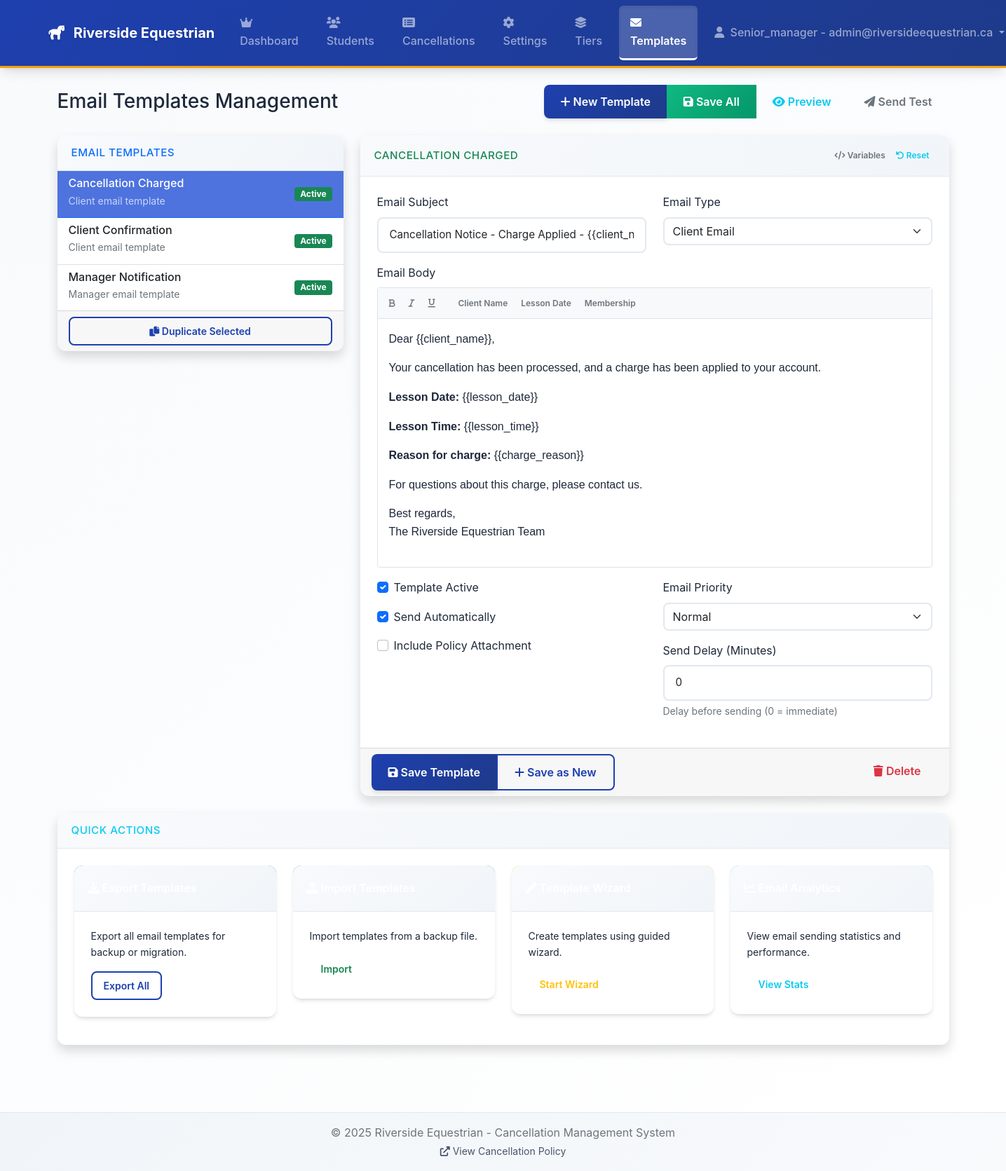
The page /senior/templates (signed in) on the database as committed earlier.
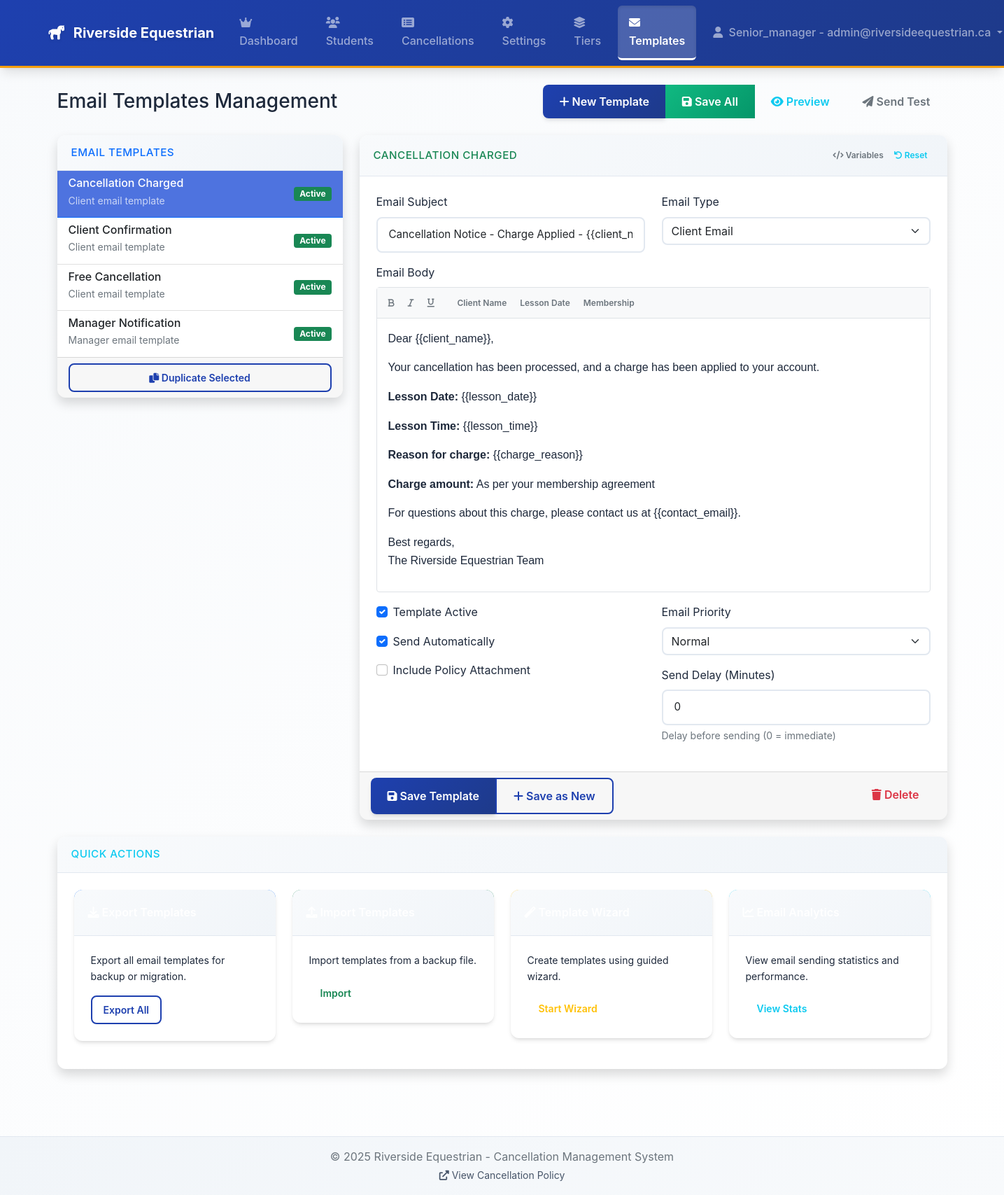
The same page on the database as committed later.
### tables this page shows
CREATE TABLE email_templates (
                id TEXT PRIMARY KEY,
                name TEXT NOT NULL,
                subject TEXT NOT NULL,
                body TEXT NOT NULL,
                type TEXT NOT NULL DEFAULT 'client',
                active BOOLEAN DEFAULT 1,
                auto_send BOOLEAN DEFAULT 1,
                priority TEXT DEFAULT 'normal',
                delay_minutes INTEGER DEFAULT 0,
                include_attachment BOOLEAN DEFAULT 0,
                variables_used TEXT,
                created_at TIMESTAMP DEFAULT CURRENT_TIMESTAMP,
                updated_at TIMESTAMP DEFAULT CURRENT_TIMESTAMP
            );

### app.py (the view)
@app.route("/senior/templates")
@login_required
@senior_admin_required
def senior_templates():
    conn = get_db()
    templates = conn.execute("SELECT * FROM email_templates ORDER BY name").fetchall()
    conn.close()
    return render_template("senior_templates.html", templates=templates)

### app.py (called while the page is built)
def get_db():
    conn = sqlite3.connect(app.config["DATABASE"])
    conn.row_factory = sqlite3.Row
    return conn

def login_required(f):
    @wraps(f)
    def decorated_function(*args, **kwargs):
        if "user_id" not in session:
            return redirect(url_for("login"))
        return f(*args, **kwargs)
    return decorated_function

def senior_admin_required(f):
    @wraps(f)
    def decorated_function(*args, **kwargs):
        if "user_role" not in session or session["user_role"] != "senior_manager":
            flash("Senior manager access required", "error")
            return redirect(url_for("dashboard"))
        return f(*args, **kwargs)
    return decorated_function

@app.context_processor
def inject_now():
    return {"now": datetime.now()}

### templates/senior_templates.html (shortened to what the changed rows need)
{% extends "base.html" %}
{% block content %}
<div class="container-fluid">
  <div class="row">
    <div class="col-12">
      <div class="d-flex justify-content-between align-items-center mb-4">
        <h1 class="h3 mb-0">Email Templates Management</h1>
      </div>
    </div>
  </div>
  <div class="row">
    <div class="col-lg-4">
      <div class="card shadow mb-4">
        <div class="card-body p-0">
          <div class="list-group list-group-flush">
            {% for template in templates %}
            <div
              class="list-group-item template-item {% if loop.first %}active{% endif %}"
              data-template="{{ template.id }}"
              onclick="selectTemplate('{{ template.id }}')"
            >
              <div class="d-flex justify-content-between align-items-center">
                <div>
                  <h6 class="mb-1">{{ template.name }}</h6>
                  <p class="mb-1 text-muted small">
                    {{ template.type|title }} email template
                  </p>
                </div>
                <span class="badge {% if template.active %}bg-success{% else %}bg-secondary{% endif %}">
                  {% if template.active %}Active{% else %}Inactive{% endif %}
                </span>
              </div>
            </div>
            {% endfor %}
          </div>
        </div>
      </div>
    </div>
    <div class="col-lg-8">
      <div class="card shadow mb-4">
        <div
          class="card-header py-3 d-flex justify-content-between align-items-center"
        >
          <h6 class="m-0 font-weight-bold text-success" id="templateTitle">
            {% if templates %}{{ templates[0].name }}{% else %}Email Template{% endif %}
          </h6>
          <div class="btn-group btn-group-sm">
            <button class="btn btn-outline-secondary" onclick="showVariables()">
            </button>
            <button class="btn btn-outline-info" onclick="resetTemplate()">
            </button>
          </div>
        </div>
        <div class="card-body">
          <form id="templateForm">
            <div class="row mb-3">
              <div class="col-md-6">
                <label for="emailSubject" class="form-label"
                  >Email Subject</label
                >
                <input
                  type="text"
                  class="form-control"
                  id="emailSubject"
                  value="{% if templates %}{{ templates[0].subject }}{% endif %}"
                />
              </div>
              <div class="col-md-6">
                <label for="emailType" class="form-label">Email Type</label>
                <select class="form-select" id="emailType">
                  <option value="client" {% if templates and templates[0].type == 'client' %}selected{% endif %}>Client Email</option>
                </select>
              </div>
            </div>
            <div class="mb-3">
              <div class="border rounded" style="min-height: 400px">
                <div
                  id="emailBody"
                  contenteditable="true"
                  class="p-3"
                  style="min-height: 350px; outline: none"
                >
                  {% if templates %}{{ templates[0].body|safe }}{% else %}
                  <p>Dear client_name_placeholder,</p>
                  <p>This is a sample email template.</p>
                  <p>Best regards,<br />The Riverside Equestrian Team</p>
                  {% endif %}
                </div>
              </div>
            </div>
            <div class="row">
              <div class="col-md-6">
                <div class="form-check mb-3">
                  <input
                    class="form-check-input"
                    type="checkbox"
                    id="templateActive"
                    {% if templates and templates[0].active %}checked{% endif %}
                  />
                  <label class="form-check-label" for="templateActive">
                    Template Active
                  </label>
                </div>
                <div class="form-check mb-3">
                  <input
                    class="form-check-input"
                    type="checkbox"
                    id="autoSend"
                    {% if templates and templates[0].auto_send %}checked{% endif %}
                  />
                  <label class="form-check-label" for="autoSend">
                    Send Automatically
                  </label>
                </div>
                <div class="form-check mb-3">
                  <input
                    class="form-check-input"
                    type="checkbox"
                    id="includeAttachment"
                  />
                  <label class="form-check-label" for="includeAttachment">
                    Include Policy Attachment
                  </label>
                </div>
              </div>
              <div class="col-md-6">
                <div class="mb-3">
                  <label for="emailPriority" class="form-label"
                    >Email Priority</label
                  >
                  <select class="form-select" id="emailPriority">
                    <option value="normal" {% if templates and templates[0].priority == 'normal' %}selected{% endif %}>Normal</option>
                  </select>
                </div>
                <div class="mb-3">
                  <label for="delayMinutes" class="form-label"
                    >Send Delay (Minutes)</label
                  >
                  <input
                    type="number"
                    class="form-control"
                    id="delayMinutes"
                    value="{% if templates %}{{ templates[0].delay_minutes or 0 }}{% else %}0{% endif %}"
                    min="0"
                    max="1440"
                  />
                  <div class="form-text">
                    Delay before sending (0 = immediate)
                  </div>
                </div>
              </div>
            </div>
          </form>
        </div>
      </div>
    </div>
  </div>
</div>
{% endblock %}

Rows that differ between the two databases and show on the page:
changed email_templates "Cancellation Charged": body "…Reason for charge: {{charge_reason}} For questions about this charge, please contact us. Best regards, The Riverside…" → "…Reason for charge: {{charge_reason}} Charge amount: As per your membership agreement For questions about this charge, please contact us at {{contact_email}}. Best regards, The Riverside…"
added email_templates: name "Free Cancellation", type "Client", active "Active"
